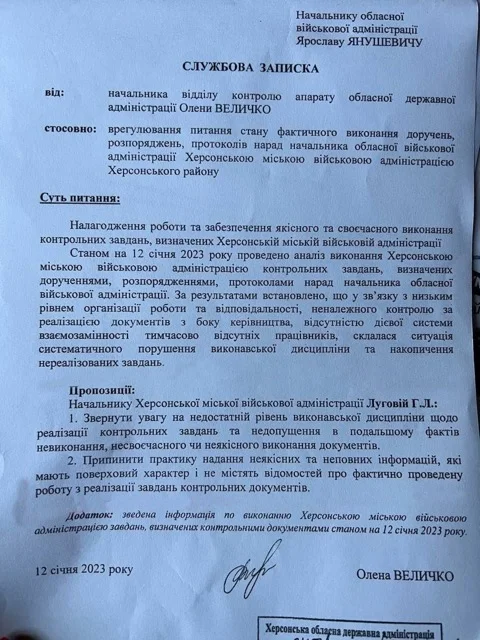
#> input picture test/12345-—-serednje.webp, 480 x 640 px
$ python -i shadow_remove.py   (imports and definitions only)   (older library calls are emulated)
#> lines starting #> are read from the running program, lines starting #| are printed output that depends on the picture; after the words box and inside, x2 and y2 are one past the last pixel; in counts of white or black regions, pixels touching at a corner belong together
#> further down, picture is the input picture: shape (640, 480, 3); mean B, G, R 196.5, 157.8, 129.9
"""
Видалення тіней з документів через background estimation.
Метод: морфологічне закриття (MORPH_CLOSE) + легке GaussianBlur для оцінки фону,
       потім cv2.divide для нормалізації освітлення.
       + ДРУГИЙ, "грубий" прохід (downsample-based) для великих тіней,
       які один морфологічний kernel принципово не може прибрати (див. нижче).

Чому морфологічний метод замість чистого GaussianBlur:
- GaussianBlur — low-pass фільтр, який «розмазує» яскравість радіально від краю тіні,
  створюючи плавний градієнт шириною ~kernel_size/2. Після cv2.divide це дає
  світлу/темну облямівку («ореол») навколо різких тіней.
- MORPH_CLOSE з еліптичним ядром: dilate заповнює темну тінь значеннями світлого фону,
  потім erode повертає границю — геометрія краю зберігається, ореолів немає.
- Еліптичне ядро обрано замість прямокутного, бо кругова форма не створює
  «сходинок» на кутах тіней.
- Легке GaussianBlur (мале ядро ~kernel_size/5) поверх результату прибирає
  текстуру документа (текст, лінії), щоб вона не потрапила в модель фону.

ВАЖЛИВО — чому одного MORPH_CLOSE недостатньо для ВЕЛИКИХ тіней
(наприклад тінь від руки/телефону, що закриває половину кадру):

  MORPH_CLOSE може або повністю "не дотягнутись", або стати по суті
  no-op'ом — залежно від співвідношення розміру ядра й розміру тіні.
  Це не помилка реалізації, а математична межа методу:

  - kernel_size << ширина тіні:
      dilate всередині тіні не дістає до світлих пікселів фону (вони
      задалеко), тому центр тіні в моделі фону залишається темним.
      Але рівно по краю тіні, на відстані ~kernel_size/2 від реального
      контуру, dilate ВЖЕ дістає світлий фон — модель фону різко
      "перескакує" з темного на світле саме там. Після cv2.divide
      (оригінал лишається темним, фон раптом світлий) це дає НЕ
      градієнт, а різкий темний контур — саме той "чіткий чорний
      контур телефону", про який скаржаться користувачі. Поза цим
      контуром (де kernel дотягнувся скрізь) корекція спрацьовує добре
      і фон стає білим — тож контраст контуру щодо побілілого фону
      стає ще більш разючим.
  - kernel_size >> ширина тіні:
      dilate з такого ядра дістає світлий фон практично з будь-якої
      точки кадру (бо тінь відносно ядра — маленька крапка), тому
      модель фону стає майже однорідною константою по всьому
      зображенню. Ділення на константу — це просто масштабування
      яскравості, воно НЕ прибирає форму тіні. Тінь залишається
      майже незмінною (перевірено експериментально: kernel=401 на
      636×783 практично відтворює оригінал).

  Тобто для тіні такого розміру (значна частка кадру) НЕМАЄ єдиного
  значення kernel_size, при якому один morph-прохід дає прийнятний
  результат. Це і є причина артефакту з чорною плямою/контуром
  телефону — а не баг у конкретних константах.

  Рішення тут: ДРУГИЙ прохід оцінки фону через сильне зменшення
  роздільності (downsample) + GaussianBlur + збільшення назад
  (upsample). При зменшенні до ~32-48px по короткій стороні будь-яка
  тінь (навіть на половину кадру) стає низькочастотним перепадом
  яскравості, і немодельований "стрибок", що створює перший прохід,
  теж зменшується разом з усім зображенням — після upsample він
  розмазується по плавному градієнту, а не лишається різким краєм.
  Цей прохід ВСЕРЕДИНІ не залежить від розміру тіні відносно kernel —
  тому він прибирає саме той клас проблем, де морфологія застрягає.

Обмеження:
- Не застосовується до фото (перевіряється через std каналів A/B та насиченість HSV).
- Не застосовується до документів з гільйошем (паспорти) — детектуються за
  високою насиченістю S-каналу HSV.
- Не застосовується до сильно розмитих зображень (Laplacian var < 10).
- Не застосовується до зображень < 100×100 пікселів (уникнення артефактів).
- Дуже темні й контрастні тіні з різким краєм (тінь від об'єкта, що
  торкається/майже торкається документа, а не просто перекриває
  світло віддалено) прибираються не на 100% — другий прохід сильно
  пом'якшує залишок, але не гарантує ідеально рівний фон. Це
  фундаментальна межа корекції освітлення з одного 2D-зображення:
  немодельовано неможливо відрізнути "що мало бути під тінню" від
  "що там справді надруковано", якщо тінь дуже глибока.

Працює раніше за auto_contrast/CLAHE — тому наступні кроки бачать
"чистий" документ без тіней і не посилюють їх.

Не залежить від жодного іншого модуля проєкту.
"""

import cv2
import numpy as np
import logging

logger = logging.getLogger(__name__)

# Константи для background estimation (прохід 1 — морфологія)
MORPH_MAX_ANALYSIS_SIDE = 1000   # макс. розмір сторони для морфології (пікселів); більше → downscale

BLUR_KERNEL_MIN = 21       # мінімальний розмір ядра GaussianBlur (непарне)
BLUR_KERNEL_MAX = 201      # максимальний розмір ядра
BLUR_KERNEL_STEP = 2       # крок збільшення (залишає непарним)
BLUR_SIGMA = 0             # 0 = автоматичний вибір sigma

# Константи для морфологічної обробки
MORPH_KERNEL_MIN = 31      # мінімальний розмір ядра для морфології (більший за Gaussian,
                            # бо MORPH_CLOSE потребує ядра, яке «накриває» всю тінь)
MORPH_SMOOTH_FACTOR = 5    # дільник для обчислення ядра фінального згладжування:
                            # smooth_kernel = max(5, morph_kernel // MORPH_SMOOTH_FACTOR) | 1

# Константи для divide
DIVIDE_SCALE = 255.0       # масштаб для cv2.divide
DIVIDE_EPSILON = 1.0       # мінус до background щоб уникнути ділення на 0

# Константи для автоматичного визначення розміру ядра
KERNEL_SCALE_FACTOR = 5    # kernel = max(min_kernel, min_side // factor)
KERNEL_MIN_SIDE = 100      # мінімальний розмір сторони для масштабування

# Константи для другого ("грубого") проходу — виправляє великі тіні,
# з якими morph_close із проходу 1 принципово не може впоратись
# (див. пояснення у docstring модуля).
COARSE_PASS_ENABLED = True     # глобальний вимикач другого проходу
COARSE_TARGET_SIDE = 48        # короткостороння thumbnail-роздільність для оцінки
                                # широкої тіні; менше значення = сильніша корекція
                                # великих тіней, але вищий ризик "виїдання" градієнтів
                                # самого документа (дуже нерівномірно надрукованих)
COARSE_BLUR_SIGMA = 2.0        # sigma додаткового згладжування thumbnail'у
COARSE_DIVIDE_EPSILON = 1.0    # мінус до background щоб уникнути ділення на 0

# Константи для захисту від артефактів чорних точок
L_MIN_CLAMP = 15               # мінімальне значення L перед діленням щоб уникнути артефактів
L_OVERBRIGHT_RATIO = 2.5       # макс. відношення normed/orig: захист темного тексту
                               # від перетворення на білі плями після cv2.divide

# Константи для диференційованої обробки чб vs кольорових документів
COARSE_BLEND_COLOR = 0.0       # сила другого проходу для кольорових (0 = вимкнено)
KERNEL_COLOR_MULTIPLIER = 1.5  # множник ядра першого проходу для кольорових

# Константи для BGR-алгоритму (обробка трьох каналів окремо)
BGR_MODE_DEFAULT = False       # якщо True — обробляє кожен канал BGR окремо

# Константи для детекції тіней
SHADOW_DETECT_PERCENTILE = 5   # нижній перцентиль для детекції
SHADOW_DETECT_THRESHOLD = 100  # поріг L-каналу: якщо p5 < threshold — є тіні
SHADOW_RATIO_THRESHOLD = 0.45  # мінімальне відношення p5/p95 для визнання тіней

# Константи для захисних механізмів
MIN_IMAGE_SIDE = 100           # мінімальний розмір сторони для обробки
LAPLACIAN_BLUR_THRESHOLD = 10.0 # якщо дисперсія Laplacian < 10 → занадто розмите

# Константи для Шляху B — детекція тіней на рівномірному фоні
SHADOW_UNIFORM_BG_UNIFORMITY_MIN = 0.5  # мін. background_uniformity для активації Шляху B
SHADOW_UNIFORM_L_FLOOR = 150            # мін. L для пікселя щоб вважатись "фоновим"
SHADOW_UNIFORM_BLOCK_SIZE = 32          # розмір блоку для локального std
SHADOW_UNIFORM_STD_THRESHOLD = 2.0      # поріг std блоків для детекції тіні на рівномірному фоні
SHADOW_UNIFORM_MIN_BG_RATIO = 0.3       # мін. частка фонових пікселів для аналізу


def _create_background_model(l_channel: np.ndarray, kernel_size: int) -> np.ndarray:
    """
    Створює модель фону через морфологічне закриття + легке згладжування.

    Для прискорення на великих зображеннях — зменшує зображення перед
    морфологією, потім апскейлить результат.

    Алгоритм:
    1. При необхідності зменшує L-канал до MORPH_MAX_ANALYSIS_SIDE по
       довшій стороні (INTER_AREA), пропорційно масштабує kernel.
    2. MORPH_CLOSE з еліптичним ядром на зменшеному зображенні.
    3. GaussianBlur + апскейл назад до оригінального розміру.

    Args:
        l_channel: L-канал LAB зображення (uint8, 2D).
        kernel_size: розмір ядра для морфології (непарне, >= MORPH_KERNEL_MIN).

    Returns:
        Модель фону (uint8, 2D) — згладжене зображення без тіней та текстури.
    """
    orig_h, orig_w = l_channel.shape[:2]
    max_side = max(orig_h, orig_w)

    # --- Downscale для прискорення морфології ---
    if max_side > MORPH_MAX_ANALYSIS_SIDE:
        scale = MORPH_MAX_ANALYSIS_SIDE / max_side
        small_w = max(1, int(orig_w * scale))
        small_h = max(1, int(orig_h * scale))
        l_small = cv2.resize(l_channel, (small_w, small_h), interpolation=cv2.INTER_AREA)
        scaled_kernel = max(MORPH_KERNEL_MIN, int(kernel_size * scale) | 1)
    else:
        l_small = l_channel
        scaled_kernel = max(MORPH_KERNEL_MIN, kernel_size | 1)

    # --- Морфологія на зменшеному зображенні ---
    morph_kernel = cv2.getStructuringElement(
        cv2.MORPH_ELLIPSE, (scaled_kernel, scaled_kernel)
    )
    closed = cv2.morphologyEx(l_small, cv2.MORPH_CLOSE, morph_kernel)

    # Легке згладжування для прибирання залишків текстури
    smooth_size = max(5, scaled_kernel // MORPH_SMOOTH_FACTOR) | 1
    background_small = cv2.GaussianBlur(closed, (smooth_size, smooth_size), BLUR_SIGMA)

    # --- Апскейл назад до оригінального розміру ---
    if max_side > MORPH_MAX_ANALYSIS_SIDE:
        background = cv2.resize(background_small, (orig_w, orig_h),
                                interpolation=cv2.INTER_LINEAR)
    else:
        background = background_small

    return background


def _create_coarse_background(l_channel: np.ndarray) -> np.ndarray:
    """
    Друга, "груба" модель фону: оцінює лише дуже низькочастотну
    (широку) нерівномірність освітлення — саме ту, яку MORPH_CLOSE
    з обмеженим kernel_size не може прибрати, коли тінь більша за ядро.

    Алгоритм:
    1. Зменшуємо L-канал до thumbnail з короткою стороною
       COARSE_TARGET_SIDE пікселів (INTER_AREA — усереднює, тому
       весь дрібний текст/лінії документа зникають самі по собі,
       без окремої морфології).
    2. Легке GaussianBlur thumbnail'у — додатково згладжує.
    3. Збільшуємо назад до оригінального розміру (INTER_CUBIC) —
       інтерполяція дає плавний градієнт без різких меж, тому що
       на такій малій роздільності різких меж вже не існує.

    Через те, що thumbnail настільки малий, будь-яка тінь (навіть
    та, що займає половину кадру) для нього виглядає як низько-
    частотний перепад — той самий метод однаково добре працює і для
    маленької локальної тіні, і для тіні на півкадру, тому що ми
    не прив'язані до фіксованого kernel_size відносно оригінального
    розміру зображення.

    Args:
        l_channel: L-канал LAB зображення (uint8, 2D) — як правило,
            вже після проходу 1 (_create_background_model + divide).

    Returns:
        Груба модель фону (uint8, 2D), того ж розміру що l_channel.
    """
    h, w = l_channel.shape[:2]
    min_side = min(h, w)

    scale = COARSE_TARGET_SIDE / float(min_side)
    small_w = max(1, int(round(w * scale)))
    small_h = max(1, int(round(h * scale)))

    small = cv2.resize(l_channel, (small_w, small_h), interpolation=cv2.INTER_AREA)
    small_blur = cv2.GaussianBlur(small, (0, 0), sigmaX=COARSE_BLUR_SIGMA)
    background = cv2.resize(small_blur, (w, h), interpolation=cv2.INTER_CUBIC)

    return background


# [115 lines left out: functions _remove_shadow_bgr, _fix_bgr_artifacts, not called in this run]


def remove_shadow(
    image: np.ndarray,
    kernel_size: int = 0,
    coarse_pass: bool = True,
    is_color_document: bool = False,
    coarse_blend: float = COARSE_BLEND_COLOR,
    bgr_mode: bool = BGR_MODE_DEFAULT,
) -> np.ndarray:
    """
    Видаляє градієнтні тіні з документа через background estimation.

    Метод (два проходи):
    1. Морфологічне закриття з еліптичним ядром → модель фону без тіней,
       ділимо оригінал на цю модель. Добре прибирає тіні, чий розмір
       порівнянний з обчисленим kernel_size, без ореолів.
    2. (якщо coarse_pass=True) Грубий downsample-based прохід зверху —
       прибирає залишкову широку нерівномірність освітлення, яку
       прохід 1 не міг прибрати через обмеження kernel_size відносно
       розміру тіні (типово: тінь від руки/телефону на половину кадру).

    Args:
        image: BGR numpy array uint8
        kernel_size: Розмір ядра для морфології (0 = автоматичний).
                      Чим більше ядро — тим більші тіні прибирає
                      ПРОХІД 1, але дуже велике ядро починає
                      перетворюватись на no-op (див. docstring модуля).
                      Має бути непарним.
        coarse_pass: Чи застосовувати другий, грубий прохід для
                      великих тіней. За замовчуванням True. Вимкніть,
                      якщо точно знаєте, що тіні завжди дрібні/локальні
                      і хочете заощадити обчислення.
        is_color_document: Якщо True — застосовує множник KERNEL_COLOR_MULTIPLIER
                           до kernel_size і пропускає другий прохід.
        coarse_blend: Сила блендингу другого проходу для кольорових документів.
                      0.0 = другий прохід вимкнено для кольорових.
        bgr_mode: Якщо True — використовує _remove_shadow_bgr (обробка кожного
                  BGR-каналу окремо) замість стандартного LAB-алгоритму.

    Returns:
        Оброблене BGR зображення без градієнтних тіней
    """
    # Якщо bgr_mode — використовуємо BGR-алгоритм
    if bgr_mode:
        return _remove_shadow_bgr(image, kernel_size=kernel_size, coarse_pass=coarse_pass)

    # Захисний механізм: не обробляємо занадто малі зображення
    h, w = image.shape[:2]
    if min(h, w) < MIN_IMAGE_SIDE:
        return image.copy()

    if kernel_size == 0:
        kernel_size = _auto_kernel_size(image)

    # Множник ядра для кольорових документів
    if is_color_document:
        kernel_size = int(round(kernel_size * KERNEL_COLOR_MULTIPLIER))

    # Гарантуємо непарність та мінімальний розмір для морфології
    kernel_size = max(kernel_size | 1, MORPH_KERNEL_MIN)

    # Конвертуємо в LAB для роботи з каналом яскравості
    lab = cv2.cvtColor(image, cv2.COLOR_BGR2LAB)
    l_ch, a_ch, b_ch = cv2.split(lab)

    # Запобігаємо артефактам чорних точок: L=0 після ділення дає кольоровий піксель
    l_ch = np.maximum(l_ch, L_MIN_CLAMP)

    # --- Прохід 1: морфологічне закриття + легке згладжування ---
    background = _create_background_model(l_ch, kernel_size)

    l_f = l_ch.astype(np.float32)
    bg_f = background.astype(np.float32) + DIVIDE_EPSILON
    l_norm = cv2.divide(l_f, bg_f, scale=DIVIDE_SCALE)
    # Захист темного тексту (прохід 1): обмеження l_norm <= l_orig * 2.5
    # запобігає перетворенню чорного тексту на білі плями після ділення на
    # світлий фон (наприклад L=10 не може стати > 25, а не 200+)
    l_norm = np.minimum(l_norm, l_f * L_OVERBRIGHT_RATIO)
    # Критично: clamp до [0, 255] перед конвертацією, інакше float32 > 255
    # при astype(np.uint8) дають wrapping (mod 256) -> чорна інверсія
    l_norm = np.clip(l_norm, 0.0, 255.0).astype(np.uint8)

    # --- Прохід 2: грубе виправлення залишкової широкої нерівномірності ---
    if coarse_pass and COARSE_PASS_ENABLED:
        # Для кольорових документів: якщо coarse_blend == 0 — пропускаємо другий прохід
        if is_color_document and coarse_blend <= 0.0:
            pass
        else:
            coarse_bg = _create_coarse_background(l_norm)
            l_f2 = l_norm.astype(np.float32)
            coarse_bg_f = coarse_bg.astype(np.float32) + COARSE_DIVIDE_EPSILON
            l_norm2 = cv2.divide(l_f2, coarse_bg_f, scale=DIVIDE_SCALE)
            # Захист темного тексту (прохід 2): обмеження l_norm2 <= l_norm * 2.5
            l_norm2 = np.minimum(l_norm2, l_f2 * L_OVERBRIGHT_RATIO)
            l_norm_coarse = np.clip(l_norm2, 0.0, 255.0).astype(np.uint8)
            if is_color_document and coarse_blend > 0.0:
                # Блендинг для кольорових: змішуємо результат першого і другого проходу
                l_norm = cv2.addWeighted(l_norm, 1.0 - coarse_blend, l_norm_coarse, coarse_blend, 0)
                l_norm = np.clip(l_norm, 0.0, 255.0).astype(np.uint8)
            else:
                l_norm = l_norm_coarse

    # Збираємо LAB назад
    merged = cv2.merge([l_norm, a_ch, b_ch])
    result = cv2.cvtColor(merged, cv2.COLOR_LAB2BGR)

    return result


def auto_remove_shadow(
    image: np.ndarray,
    is_color_document: bool = False,
    coarse_blend: float = COARSE_BLEND_COLOR,
    detect_threshold: float = SHADOW_DETECT_THRESHOLD,
    detect_ratio: float = SHADOW_RATIO_THRESHOLD,
    bgr_mode: bool = BGR_MODE_DEFAULT,
    background_uniformity: float = 0.0,
) -> tuple[np.ndarray, bool]:
    """
    Автоматичне видалення тіней: спочатку перевіряє чи є тіні,
    потім застосовує remove_shadow якщо потрібно.

    Повертає (результат, чи_були_тіні).
    """
    has_shadow = _detect_shadow(image, threshold=detect_threshold, ratio=detect_ratio,
                                background_uniformity=background_uniformity)
    if not has_shadow:
        return image.copy(), False

    result = remove_shadow(
        image,
        is_color_document=is_color_document,
        coarse_blend=coarse_blend,
        bgr_mode=bgr_mode,
    )
    return result, True


def _auto_kernel_size(image: np.ndarray) -> int:
    """
    Обчислює оптимальний розмір ядра на основі розміру зображення.
    Більше зображення — більше ядро (щоб морфологія «захопила» всю тінь).

    Примітка: це ядро для ПРОХОДУ 1 (морфологія). Воно навмисно
    обмежене BLUR_KERNEL_MAX, бо занадто велике ядро робить
    MORPH_CLOSE по суті no-op'ом (модель фону стає майже константою) —
    компенсацію великих тіней понад цю межу бере на себе прохід 2
    (_create_coarse_background), а не подальше зростання цього ядра.
    """
    h, w = image.shape[:2]
    min_side = min(h, w)

    if min_side < KERNEL_MIN_SIDE:
        return MORPH_KERNEL_MIN

    kernel = min_side // KERNEL_SCALE_FACTOR
    # Робимо непарним та обмежуємо
    kernel = kernel | 1  # гарантуємо непарність
    kernel = max(kernel, MORPH_KERNEL_MIN)
    kernel = min(kernel, BLUR_KERNEL_MAX)

    return kernel


def _detect_shadow(
    image: np.ndarray,
    threshold: float = SHADOW_DETECT_THRESHOLD,
    ratio: float = SHADOW_RATIO_THRESHOLD,
    background_uniformity: float = 0.0,
) -> bool:
    """
    Виявляє наявність нерівномірного освітлення (тіней) на зображенні.

    Два незалежних шляхи детекції:
    - Шлях A (глобальний перцентиль): p_low < threshold та p_low/p_high < ratio.
    - Шлях B (рівномірний фон): аналіз std фонових пікселів по блоках,
      якщо background_uniformity достатньо висока і Шлях A не спрацював.

    Тип документа (фото/кольоровий/чб) визначається зовні і не впливає на
    детекцію тіней — ця функція відповідає тільки на питання "чи є
    нерівне освітлення".
    """
#> called with threshold = 100, ratio = 0.45, background_uniformity = 0
    h, w = image.shape[:2]
    if min(h, w) < MIN_IMAGE_SIDE:
        return False

    lab = cv2.cvtColor(image, cv2.COLOR_BGR2LAB)
#> lab: shape (640, 480, 3); mean of channels 0, 1, 2 163.1, 127.8, 105
    l = lab[:, :, 0]
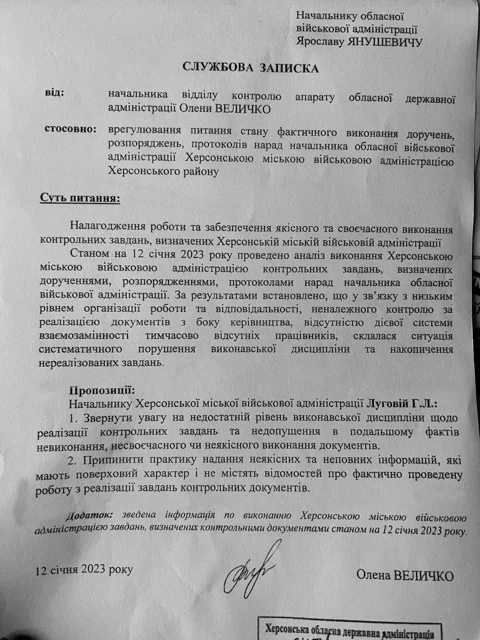
#> l: shape (640, 480); min 0, max 229, mean 163.1

    # Перевірка 1: зображення не надто розмите
    laplacian_var = float(cv2.Laplacian(l, cv2.CV_64F).var())
#> laplacian_var = 5396.6
    if laplacian_var < LAPLACIAN_BLUR_THRESHOLD:
        return False

    # --- Шлях A: основна логіка — глобальний перцентиль ---
    p_low = float(np.percentile(l.astype(np.float64), SHADOW_DETECT_PERCENTILE))
#> p_low = 73
    p_high = float(np.percentile(l.astype(np.float64), 100 - SHADOW_DETECT_PERCENTILE))
#> p_high = 199

    if p_low < threshold:
        ratio_val = p_low / max(p_high, 1.0)
#> ratio_val = 0.367
        if ratio_val < ratio:
            return True

    # --- Шлях B: аналіз нерівномірності фонових пікселів для рівномірного фону ---
    if background_uniformity >= SHADOW_UNIFORM_BG_UNIFORMITY_MIN:
        bg_mask = l > SHADOW_UNIFORM_L_FLOOR
        bg_ratio = float(np.count_nonzero(bg_mask)) / float(bg_mask.size)

        if bg_ratio >= SHADOW_UNIFORM_MIN_BG_RATIO:
            bs = SHADOW_UNIFORM_BLOCK_SIZE
            h_blocks = h // bs
            w_blocks = w // bs
            if h_blocks > 0 and w_blocks > 0:
                l_crop = l[:h_blocks * bs, :w_blocks * bs]
                bg_mask_crop = bg_mask[:h_blocks * bs, :w_blocks * bs]

                # Reshape: (h_blocks, bs, w_blocks, bs)
                blocks_l = l_crop.reshape(h_blocks, bs, w_blocks, bs)
                blocks_mask = bg_mask_crop.reshape(h_blocks, bs, w_blocks, bs)

                # std для кожного блоку тільки по фонових пікселях
                stds = []
                for bi in range(h_blocks):
                    for bj in range(w_blocks):
                        block = blocks_l[bi, :, bj, :]
                        bmask = blocks_mask[bi, :, bj, :]
                        bg_pixels = block[bmask]
                        if len(bg_pixels) > 10:
                            stds.append(float(np.std(bg_pixels.astype(np.float64))))

                if stds:
                    mean_std = float(np.mean(stds))
                    path_b_result = mean_std > SHADOW_UNIFORM_STD_THRESHOLD
                    logger.debug(
                        "Path B: uniformity=%.3f bg_ratio=%.3f mean_std=%.2f "
                        "threshold=%.1f bg_pixels=%d → %s",
                        background_uniformity, bg_ratio, mean_std,
                        SHADOW_UNIFORM_STD_THRESHOLD, len(stds),
                        path_b_result,
                    )
                    return path_b_result

    return False

>>> import cv2
>>> picture = cv2.imread('../test/12345-—-serednje.webp')
>>> result = auto_remove_shadow(picture)
#> in auto_remove_shadow, `has_shadow = _detect_shadow(image, threshold=detect_threshold, ratio=d..`: has_shadow = True
#> in remove_shadow, `kernel_size = _auto_kernel_size(image)`: kernel_size = 97
#> in remove_shadow, `l_ch, a_ch, b_ch = cv2.split(lab)`:
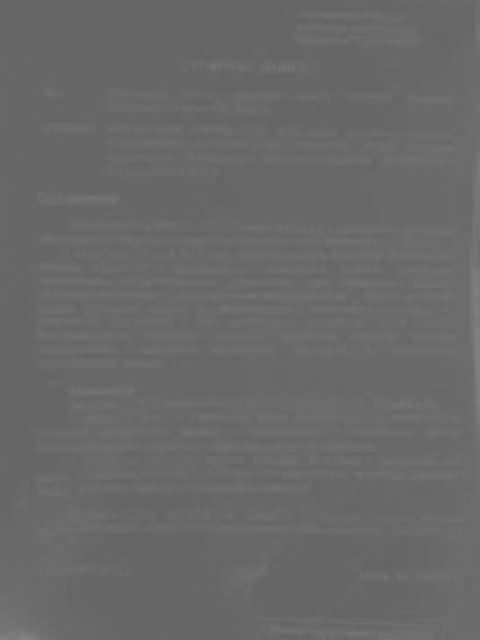
#> b_ch: shape (640, 480); min 97, max 131, mean 105
#> in _create_background_model, `morph_kernel = cv2.getStructuringElement( cv2.MORPH_ELLIPSE, (scaled_k..`:
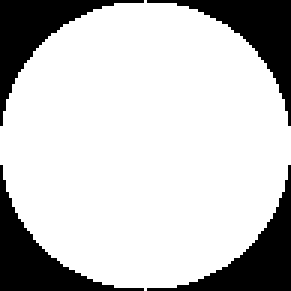
#> morph_kernel: shape (97, 97) (shown 3 times larger); values 0 (black) and 1 (white), 77.9% white; 4 black regions, box (x1, y1, x2, y2) and area: (0, 0, 48, 42) 519, (49, 0, 97, 42) 519, (0, 55, 48, 97) 519, (49, 55, 97, 97) 519
#> in _create_background_model, `smooth_size = max(5, scaled_kernel // MORPH_SMOOTH_FACTOR) | 1`: smooth_size = 19
#> (the rest of the program and of its run is left out)
